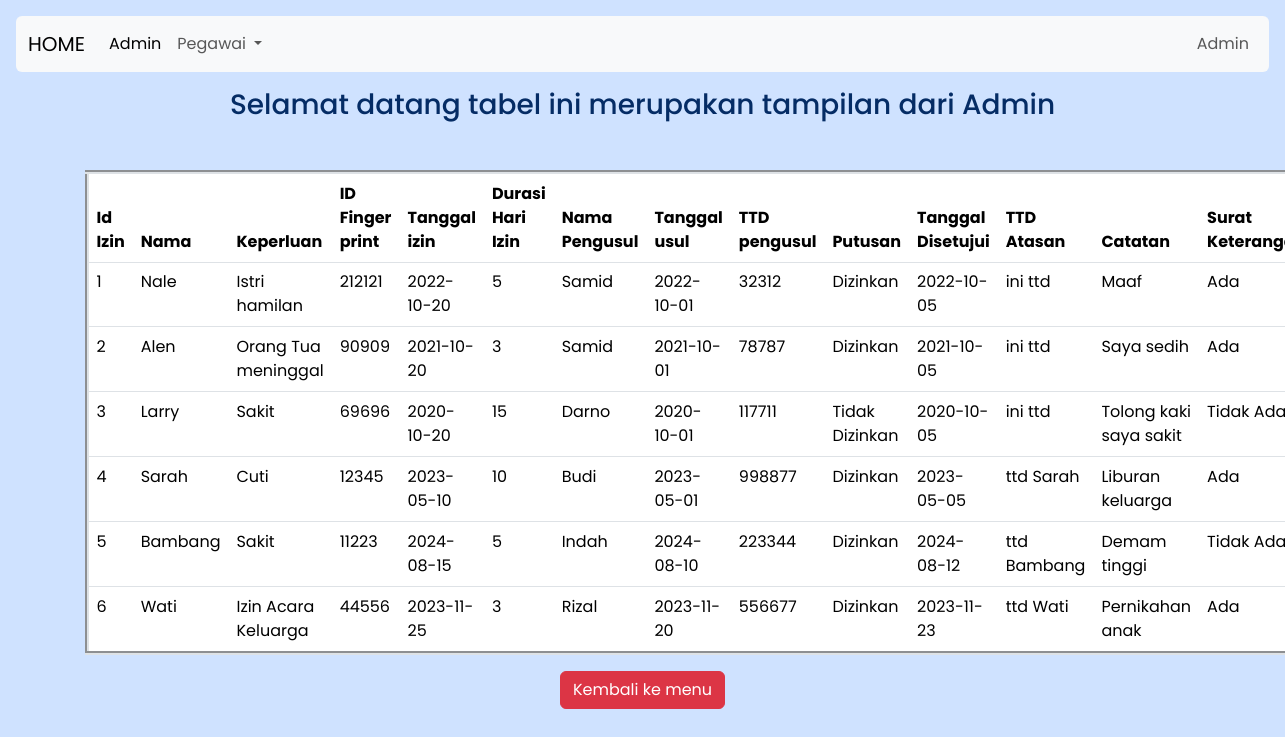
The page /Tugas2/admin.php on the database its author committed.
### tables this page shows
CREATE TABLE `ketidakhadiran` (
  `izin_id` int NOT NULL,
  `nama_dosen` varchar(255) NOT NULL,
  `keperluan` varchar(255) NOT NULL,
  `finger_print_id` varchar(20) NOT NULL,
  `tgl_mulai_izin` date NOT NULL,
  `durasi_izin_hari` varchar(20) NOT NULL,
  `durasi_izin_jam` varchar(20) NOT NULL,
  `durasi_izin_menit` varchar(20) NOT NULL,
  `nama_pengusul` varchar(255) NOT NULL,
  `tgl_usul` date NOT NULL,
  `ttd_pengusul` varchar(255) NOT NULL,
  `putusan` varchar(50) NOT NULL,
  `tgl_disetujui` date NOT NULL,
  `ttd_atasan` varchar(255) NOT NULL,
  `catatan` varchar(255) NOT NULL,
  `surat_keterangan` varchar(50) NOT NULL
);

### Tugas2/koneksi.php (called while the page is built, shortened)
<?php
class Database {
    private $host = "localhost";
    private $username = "root";
    private $password = "";
    private $database = "izin_ketidakhadiran_pegawai";
    public function __construct() {
        $this->koneksi = mysqli_connect($this->host, $this->username, $this->password, $this->database);
    }
}
?>

### Tugas2/admin.php (the view, shortened to what this page needs)
<?php
require_once ('koneksi.php');
class Admin extends Database{
public function Aksi(){
    $masuk = "SELECT * from ketidakhadiran ";
    return $this->koneksi->query($masuk);
    }
}
$nale = new Admin();
$nale1 = $nale->Aksi();
?>
<!doctype html>
<html lang="en">
  <head>
    <link href="https://cdn.jsdelivr.net/npm/bootstrap@5.3.3/dist/css/bootstrap.min.css" rel="stylesheet">
  </head>
  <body style="font-family: 'poppins';" class="p-3 mb-2 bg-primary-subtle text-primary-emphasis">
    <nav class="navbar navbar-expand-lg bg-body-tertiary rounded-2">
      <div class="container-fluid">
      <a class="navbar-brand" href="./index.php">HOME</a>
        <div class="collapse navbar-collapse" id="navbarNav">
          <ul class="navbar-nav">
            <li class="nav-item">
              <a class="nav-link active" aria-current="page" href="./admin.php">Admin</a>
            </li>
          </ul>
          <div class="collapse navbar-collapse" id="navbarNavDarkDropdown">
            <ul class="navbar-nav">
              <li class="nav-item dropdown">
                <a class="nav-link dropdown-toggle" href="#" id="navbarDarkDropdownMenuLink" role="button" data-bs-toggle="dropdown" aria-expanded="false">
                  Pegawai
                </a>
              </li>
            </ul>
          </div>
          <ul class="navbar-nav ms-auto">
              <li class="nav-item">
                  <a class="nav-link" href="#">Admin</a>
              </li>
          </ul>
        </div>
      </div>
    </nav>
    <div class="container mt-3">
    <H3 class="d-flex justify-content-center align-items-center mt-3 mb-5">Selamat datang tabel ini merupakan tampilan dari Admin </H3>
      <table class="table" border="4">
        <thead>
          <tr>
            <th scope="col">Id Izin</th>
            <th scope="col">Nama</th>
            <th scope="col">Keperluan</th>
            <th scope="col">ID Finger print</th>
            <th scope="col">Tanggal izin</th>
            <th scope="col">Durasi Hari Izin</th>
            <th scope="col">Nama Pengusul</th>
            <th scope="col">Tanggal usul</th>
            <th scope="col">TTD pengusul</th>
            <th scope="col">Putusan</th>
            <th scope="col">Tanggal Disetujui</th>
            <th scope="col">TTD Atasan</th>
            <th scope="col">Catatan</th>
            <th scope="col">Surat Keterangan</th>
          </tr>
        </thead>
        <tbody>
          <tr>
            <?php
              $no = 1;
              foreach ($nale1 as $row) {
            ?>
            <tr>
              <td><?php echo $no++; ?></td>
              <td><?php echo $row['nama_dosen']; ?></td>
              <td><?php echo $row['keperluan']; ?></td>
              <td><?php echo $row['finger_print_id']; ?></td>
              <td><?php echo $row['tgl_mulai_izin']; ?></td>
              <td><?php echo $row['durasi_izin_hari']; ?></td>
              <td><?php echo $row['nama_pengusul']; ?></td>
              <td><?php echo $row['tgl_usul']; ?></td>
              <td><?php echo $row['ttd_pengusul']; ?></td>
              <td><?php echo $row['putusan']; ?></td>
              <td><?php echo $row['tgl_disetujui']; ?></td>
              <td><?php echo $row['ttd_atasan']; ?></td>
              <td><?php echo $row['catatan']; ?></td>
              <td><?php echo $row['surat_keterangan']; ?></td>
            </tr>
            <?php
              }
            ?>
          </tr>
        </tbody>
      </table>
      <div class="btn-container mt-3 floatleft">
        <a href="./index.php" class="btn btn-danger">Kembali ke menu</a>
      </div>
    </div>
  </body>
</html>

### Tugas2/admin.php (style rules this page uses)
table { max-width: 80%; margin: 0 auto; }
.btn-container { max-width: 80%; margin: 0 auto; text-align: center; }

### rows shown on the page
ketidakhadiran: nama_dosen "Nale", keperluan "Istri hamilan", finger_print "212121", tgl_mulai_izin "2022-10-20", durasi_izin_hari "5", nama_pengusul "Samid", tgl_usul "2022-10-01", ttd_pengusul "32312", putusan "Dizinkan", tgl_disetujui "2022-10-05", ttd_atasan "ini ttd", catatan "Maaf", surat_keterangan "Ada"
ketidakhadiran: nama_dosen "Alen", keperluan "Orang Tua meninggal", finger_print "90909", tgl_mulai_izin "2021-10-20", durasi_izin_hari "3", nama_pengusul "Samid", tgl_usul "2021-10-01", ttd_pengusul "78787", putusan "Dizinkan", tgl_disetujui "2021-10-05", ttd_atasan "ini ttd", catatan "Saya sedih", surat_keterangan "Ada"
ketidakhadiran: nama_dosen "Larry", keperluan "Sakit", finger_print "69696", tgl_mulai_izin "2020-10-20", durasi_izin_hari "15", nama_pengusul "Darno", tgl_usul "2020-10-01", ttd_pengusul "117711", putusan "Tidak Dizinkan", tgl_disetujui "2020-10-05", ttd_atasan "ini ttd", catatan "Tolong kaki saya sakit", surat_keterangan "Tidak Ada"
ketidakhadiran: nama_dosen "Sarah", keperluan "Cuti", finger_print "12345", tgl_mulai_izin "2023-05-10", durasi_izin_hari "10", nama_pengusul "Budi", tgl_usul "2023-05-01", ttd_pengusul "998877", putusan "Dizinkan", tgl_disetujui "2023-05-05", ttd_atasan "ttd Sarah", catatan "Liburan keluarga", surat_keterangan "Ada"
ketidakhadiran: nama_dosen "Bambang", keperluan "Sakit", finger_print "11223", tgl_mulai_izin "2024-08-15", durasi_izin_hari "5", nama_pengusul "Indah", tgl_usul "2024-08-10", ttd_pengusul "223344", putusan "Dizinkan", tgl_disetujui "2024-08-12", ttd_atasan "ttd Bambang", catatan "Demam tinggi", surat_keterangan "Tidak Ada"
ketidakhadiran: nama_dosen "Wati", keperluan "Izin Acara Keluarga", finger_print "44556", tgl_mulai_izin "2023-11-25", durasi_izin_hari "3", nama_pengusul "Rizal", tgl_usul "2023-11-20", ttd_pengusul "556677", putusan "Dizinkan", tgl_disetujui "2023-11-23", ttd_atasan "ttd Wati", catatan "Pernikahan anak", surat_keterangan "Ada"
